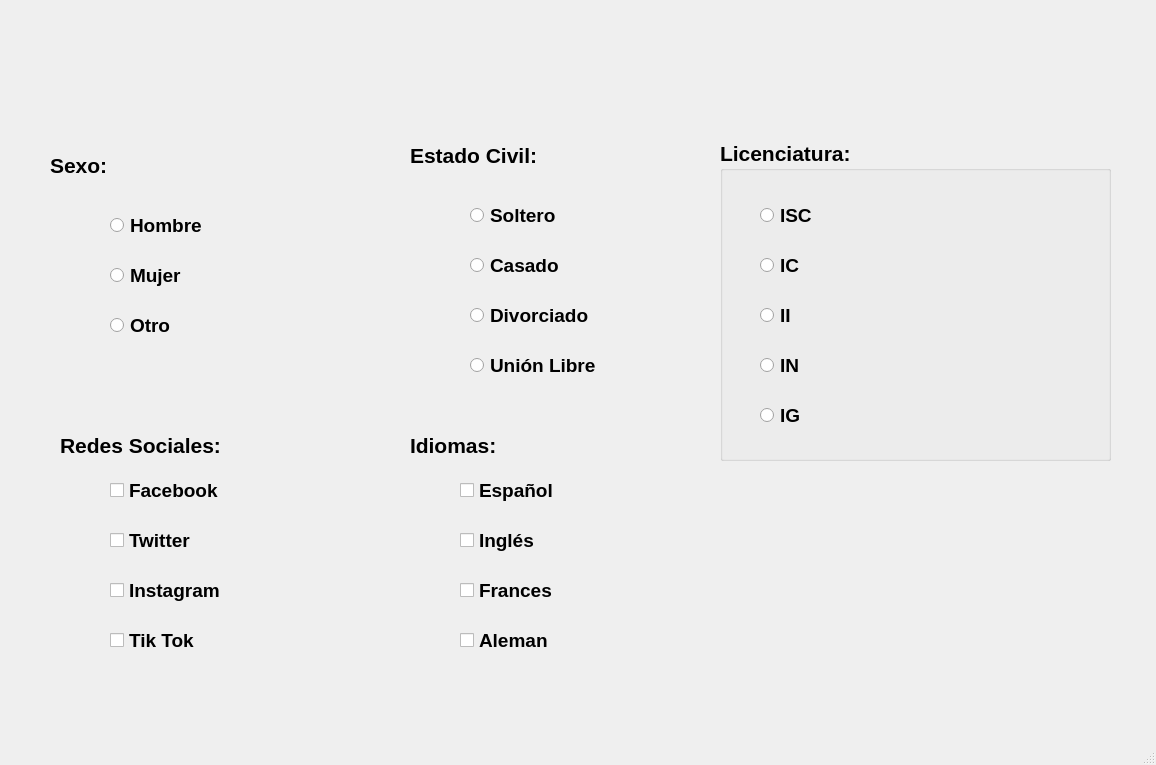
<?xml version="1.0" encoding="UTF-8"?>
<ui version="4.0">
 <class>MainWindow</class>
 <widget class="QMainWindow" name="MainWindow">
  <property name="geometry">
   <rect>
    <x>0</x>
    <y>0</y>
    <width>1156</width>
    <height>765</height>
   </rect>
  </property>
  <property name="windowTitle">
   <string>MainWindow</string>
  </property>
  <widget class="QWidget" name="centralwidget">
   <widget class="QRadioButton" name="radioButton_4">
    <property name="geometry">
     <rect>
      <x>470</x>
      <y>300</y>
      <width>201</width>
      <height>31</height>
     </rect>
    </property>
    <property name="font">
     <font>
      <pointsize>14</pointsize>
      <weight>75</weight>
      <bold>true</bold>
     </font>
    </property>
    <property name="text">
     <string>Divorciado</string>
    </property>
   </widget>
   <widget class="QCheckBox" name="checkBox">
    <property name="geometry">
     <rect>
      <x>110</x>
      <y>470</y>
      <width>171</width>
      <height>41</height>
     </rect>
    </property>
    <property name="font">
     <font>
      <pointsize>14</pointsize>
      <weight>75</weight>
      <bold>true</bold>
     </font>
    </property>
    <property name="text">
     <string>Facebook</string>
    </property>
   </widget>
   <widget class="QRadioButton" name="radioButton">
    <property name="geometry">
     <rect>
      <x>110</x>
      <y>210</y>
      <width>201</width>
      <height>31</height>
     </rect>
    </property>
    <property name="font">
     <font>
      <pointsize>14</pointsize>
      <weight>75</weight>
      <bold>true</bold>
     </font>
    </property>
    <property name="text">
     <string>Hombre</string>
    </property>
   </widget>
   <widget class="QRadioButton" name="radioButton_3">
    <property name="geometry">
     <rect>
      <x>110</x>
      <y>310</y>
      <width>201</width>
      <height>31</height>
     </rect>
    </property>
    <property name="font">
     <font>
      <pointsize>14</pointsize>
      <weight>75</weight>
      <bold>true</bold>
     </font>
    </property>
    <property name="text">
     <string>Otro</string>
    </property>
   </widget>
   <widget class="QCheckBox" name="checkBox_4">
    <property name="geometry">
     <rect>
      <x>110</x>
      <y>620</y>
      <width>171</width>
      <height>41</height>
     </rect>
    </property>
    <property name="font">
     <font>
      <pointsize>14</pointsize>
      <weight>75</weight>
      <bold>true</bold>
     </font>
    </property>
    <property name="text">
     <string>Tik Tok</string>
    </property>
   </widget>
   <widget class="QLabel" name="label_6">
    <property name="geometry">
     <rect>
      <x>410</x>
      <y>420</y>
      <width>211</width>
      <height>51</height>
     </rect>
    </property>
    <property name="font">
     <font>
      <pointsize>16</pointsize>
      <weight>75</weight>
      <bold>true</bold>
     </font>
    </property>
    <property name="text">
     <string>Idiomas:</string>
    </property>
   </widget>
   <widget class="QLabel" name="label">
    <property name="geometry">
     <rect>
      <x>110</x>
      <y>10</y>
      <width>841</width>
      <height>101</height>
     </rect>
    </property>
    <property name="text">
     <string/>
    </property>
    <property name="pixmap">
     <pixmap resource="recursos_proyecto.qrc">:/UAT_FIANS/UAT</pixmap>
    </property>
    <property name="scaledContents">
     <bool>true</bool>
    </property>
   </widget>
   <widget class="QCheckBox" name="checkBox_2">
    <property name="geometry">
     <rect>
      <x>110</x>
      <y>520</y>
      <width>171</width>
      <height>41</height>
     </rect>
    </property>
    <property name="font">
     <font>
      <pointsize>14</pointsize>
      <weight>75</weight>
      <bold>true</bold>
     </font>
    </property>
    <property name="text">
     <string>Twitter</string>
    </property>
   </widget>
   <widget class="QLabel" name="label_2">
    <property name="geometry">
     <rect>
      <x>50</x>
      <y>140</y>
      <width>211</width>
      <height>51</height>
     </rect>
    </property>
    <property name="font">
     <font>
      <pointsize>16</pointsize>
      <weight>75</weight>
      <bold>true</bold>
     </font>
    </property>
    <property name="text">
     <string>Sexo:</string>
    </property>
   </widget>
   <widget class="QRadioButton" name="radioButton_7">
    <property name="geometry">
     <rect>
      <x>470</x>
      <y>350</y>
      <width>201</width>
      <height>31</height>
     </rect>
    </property>
    <property name="font">
     <font>
      <pointsize>14</pointsize>
      <weight>75</weight>
      <bold>true</bold>
     </font>
    </property>
    <property name="text">
     <string>Unión Libre</string>
    </property>
   </widget>
   <widget class="QLabel" name="label_3">
    <property name="geometry">
     <rect>
      <x>930</x>
      <y>650</y>
      <width>81</width>
      <height>71</height>
     </rect>
    </property>
    <property name="text">
     <string/>
    </property>
    <property name="pixmap">
     <pixmap resource="recursos_proyecto.qrc">:/LOGO/AmongB</pixmap>
    </property>
    <property name="scaledContents">
     <bool>true</bool>
    </property>
   </widget>
   <widget class="QCheckBox" name="checkBox_6">
    <property name="geometry">
     <rect>
      <x>460</x>
      <y>520</y>
      <width>171</width>
      <height>41</height>
     </rect>
    </property>
    <property name="font">
     <font>
      <pointsize>14</pointsize>
      <weight>75</weight>
      <bold>true</bold>
     </font>
    </property>
    <property name="text">
     <string>Inglés</string>
    </property>
   </widget>
   <widget class="QLabel" name="label_4">
    <property name="geometry">
     <rect>
      <x>410</x>
      <y>130</y>
      <width>211</width>
      <height>51</height>
     </rect>
    </property>
    <property name="font">
     <font>
      <pointsize>16</pointsize>
      <weight>75</weight>
      <bold>true</bold>
     </font>
    </property>
    <property name="text">
     <string>Estado Civil:</string>
    </property>
   </widget>
   <widget class="QRadioButton" name="radioButton_6">
    <property name="geometry">
     <rect>
      <x>470</x>
      <y>200</y>
      <width>201</width>
      <height>31</height>
     </rect>
    </property>
    <property name="font">
     <font>
      <pointsize>14</pointsize>
      <weight>75</weight>
      <bold>true</bold>
     </font>
    </property>
    <property name="text">
     <string>Soltero</string>
    </property>
   </widget>
   <widget class="QCheckBox" name="checkBox_3">
    <property name="geometry">
     <rect>
      <x>110</x>
      <y>570</y>
      <width>171</width>
      <height>41</height>
     </rect>
    </property>
    <property name="font">
     <font>
      <pointsize>14</pointsize>
      <weight>75</weight>
      <bold>true</bold>
     </font>
    </property>
    <property name="text">
     <string>Instagram</string>
    </property>
   </widget>
   <widget class="QCheckBox" name="checkBox_7">
    <property name="geometry">
     <rect>
      <x>460</x>
      <y>470</y>
      <width>171</width>
      <height>41</height>
     </rect>
    </property>
    <property name="font">
     <font>
      <pointsize>14</pointsize>
      <weight>75</weight>
      <bold>true</bold>
     </font>
    </property>
    <property name="text">
     <string>Español</string>
    </property>
   </widget>
   <widget class="QRadioButton" name="radioButton_5">
    <property name="geometry">
     <rect>
      <x>470</x>
      <y>250</y>
      <width>201</width>
      <height>31</height>
     </rect>
    </property>
    <property name="font">
     <font>
      <pointsize>14</pointsize>
      <weight>75</weight>
      <bold>true</bold>
     </font>
    </property>
    <property name="text">
     <string>Casado</string>
    </property>
   </widget>
   <widget class="QLabel" name="label_5">
    <property name="geometry">
     <rect>
      <x>60</x>
      <y>420</y>
      <width>211</width>
      <height>51</height>
     </rect>
    </property>
    <property name="font">
     <font>
      <pointsize>16</pointsize>
      <weight>75</weight>
      <bold>true</bold>
     </font>
    </property>
    <property name="text">
     <string>Redes Sociales:</string>
    </property>
   </widget>
   <widget class="QCheckBox" name="checkBox_8">
    <property name="geometry">
     <rect>
      <x>460</x>
      <y>570</y>
      <width>171</width>
      <height>41</height>
     </rect>
    </property>
    <property name="font">
     <font>
      <pointsize>14</pointsize>
      <weight>75</weight>
      <bold>true</bold>
     </font>
    </property>
    <property name="text">
     <string>Frances</string>
    </property>
   </widget>
   <widget class="QRadioButton" name="radioButton_2">
    <property name="geometry">
     <rect>
      <x>110</x>
      <y>260</y>
      <width>201</width>
      <height>31</height>
     </rect>
    </property>
    <property name="font">
     <font>
      <pointsize>14</pointsize>
      <weight>75</weight>
      <bold>true</bold>
     </font>
    </property>
    <property name="text">
     <string>Mujer</string>
    </property>
   </widget>
   <widget class="QCheckBox" name="checkBox_5">
    <property name="geometry">
     <rect>
      <x>460</x>
      <y>620</y>
      <width>171</width>
      <height>41</height>
     </rect>
    </property>
    <property name="font">
     <font>
      <pointsize>14</pointsize>
      <weight>75</weight>
      <bold>true</bold>
     </font>
    </property>
    <property name="text">
     <string>Aleman</string>
    </property>
   </widget>
   <widget class="QGroupBox" name="groupBox">
    <property name="geometry">
     <rect>
      <x>720</x>
      <y>140</y>
      <width>391</width>
      <height>321</height>
     </rect>
    </property>
    <property name="font">
     <font>
      <pointsize>16</pointsize>
      <weight>75</weight>
      <bold>true</bold>
     </font>
    </property>
    <property name="title">
     <string>Licenciatura:</string>
    </property>
    <widget class="QRadioButton" name="radioButton_8">
     <property name="geometry">
      <rect>
       <x>40</x>
       <y>60</y>
       <width>321</width>
       <height>31</height>
      </rect>
     </property>
     <property name="font">
      <font>
       <pointsize>14</pointsize>
       <weight>75</weight>
       <bold>true</bold>
      </font>
     </property>
     <property name="text">
      <string>ISC</string>
     </property>
    </widget>
    <widget class="QRadioButton" name="radioButton_9">
     <property name="geometry">
      <rect>
       <x>40</x>
       <y>110</y>
       <width>321</width>
       <height>31</height>
      </rect>
     </property>
     <property name="font">
      <font>
       <pointsize>14</pointsize>
       <weight>75</weight>
       <bold>true</bold>
      </font>
     </property>
     <property name="text">
      <string>IC</string>
     </property>
    </widget>
    <widget class="QRadioButton" name="radioButton_10">
     <property name="geometry">
      <rect>
       <x>40</x>
       <y>160</y>
       <width>321</width>
       <height>31</height>
      </rect>
     </property>
     <property name="font">
      <font>
       <pointsize>14</pointsize>
       <weight>75</weight>
       <bold>true</bold>
      </font>
     </property>
     <property name="text">
      <string>II</string>
     </property>
    </widget>
    <widget class="QRadioButton" name="radioButton_11">
     <property name="geometry">
      <rect>
       <x>40</x>
       <y>210</y>
       <width>321</width>
       <height>31</height>
      </rect>
     </property>
     <property name="font">
      <font>
       <pointsize>14</pointsize>
       <weight>75</weight>
       <bold>true</bold>
      </font>
     </property>
     <property name="text">
      <string>IN</string>
     </property>
    </widget>
    <widget class="QRadioButton" name="radioButton_12">
     <property name="geometry">
      <rect>
       <x>40</x>
       <y>260</y>
       <width>321</width>
       <height>31</height>
      </rect>
     </property>
     <property name="font">
      <font>
       <pointsize>14</pointsize>
       <weight>75</weight>
       <bold>true</bold>
      </font>
     </property>
     <property name="text">
      <string>IG</string>
     </property>
    </widget>
   </widget>
  </widget>
  <widget class="QMenuBar" name="menubar">
   <property name="geometry">
    <rect>
     <x>0</x>
     <y>0</y>
     <width>1156</width>
     <height>26</height>
    </rect>
   </property>
  </widget>
  <widget class="QStatusBar" name="statusbar"/>
 </widget>
 <resources>
  <include location="recursos_proyecto.qrc"/>
  <include location="C:/Program Files (x86)/Qt Designer/recursos_proyecto.qrc"/>
 </resources>
 <connections/>
</ui>
